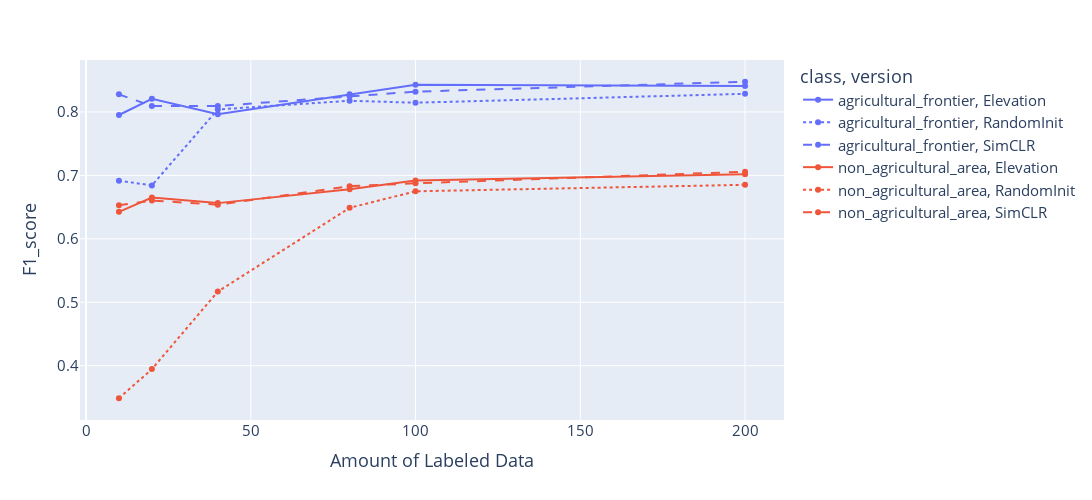

Notebook code cell kept with this figure:
### Code cell
fig = bar_plots["F1_score"]
fig.update_layout(width=1200, height = 500)

### Figure 1 — Plotly figure (JSON) as saved in the notebook; plotly's stock layout.template omitted (floating-point values rounded to 4 significant figures)
{"data": [{"hovertemplate": "class=agricultural_frontier<br>version=Elevation<br>train_size=%{x}<br>mean=%{y}<extra></extra>", "legendgroup": "agricultural_frontier, Elevation", "line": {"color": "#636efa", "dash": "solid"}, "marker": {"symbol": "circle"}, "mode": "markers+lines", "name": "agricultural_frontier, Elevation", "orientation": "v", "showlegend": true, "type": "scatter", "x": [10, 20, 40, 80, 100, 200], "xaxis": "x", "y": [0.7952, 0.8206, 0.7964, 0.828, 0.843, 0.8408], "yaxis": "y"}, {"hovertemplate": "class=agricultural_frontier<br>version=RandomInit<br>train_size=%{x}<br>mean=%{y}<extra></extra>", "legendgroup": "agricultural_frontier, RandomInit", "line": {"color": "#636efa", "dash": "dot"}, "marker": {"symbol": "circle"}, "mode": "markers+lines", "name": "agricultural_frontier, RandomInit", "orientation": "v", "showlegend": true, "type": "scatter", "x": [10, 20, 40, 80, 100, 200], "xaxis": "x", "y": [0.6916, 0.6842, 0.804, 0.8177, 0.8146, 0.8286], "yaxis": "y"}, {"hovertemplate": "class=agricultural_frontier<br>version=SimCLR<br>train_size=%{x}<br>mean=%{y}<extra></extra>", "legendgroup": "agricultural_frontier, SimCLR", "line": {"color": "#636efa", "dash": "dash"}, "marker": {"symbol": "circle"}, "mode": "markers+lines", "name": "agricultural_frontier, SimCLR", "orientation": "v", "showlegend": true, "type": "scatter", "x": [10, 20, 40, 80, 100, 200], "xaxis": "x", "y": [0.8278, 0.8093, 0.8095, 0.8246, 0.8321, 0.8476], "yaxis": "y"}, {"hovertemplate": "class=non_agricultural_area<br>version=Elevation<br>train_size=%{x}<br>mean=%{y}<extra></extra>", "legendgroup": "non_agricultural_area, Elevation", "line": {"color": "#EF553B", "dash": "solid"}, "marker": {"symbol": "circle"}, "mode": "markers+lines", "name": "non_agricultural_area, Elevation", "orientation": "v", "showlegend": true, "type": "scatter", "x": [10, 20, 40, 80, 100, 200], "xaxis": "x", "y": [0.6426, 0.6651, 0.6563, 0.6781, 0.6921, 0.7017], "yaxis": "y"}, {"hovertemplate": "class=non_agricultural_area<br>version=RandomInit<br>train_size=%{x}<br>mean=%{y}<extra></extra>", "legendgroup": "non_agricultural_area, RandomInit", "line": {"color": "#EF553B", "dash": "dot"}, "marker": {"symbol": "circle"}, "mode": "markers+lines", "name": "non_agricultural_area, RandomInit", "orientation": "v", "showlegend": true, "type": "scatter", "x": [10, 20, 40, 80, 100, 200], "xaxis": "x", "y": [0.3487, 0.3946, 0.5168, 0.6488, 0.6749, 0.6852], "yaxis": "y"}, {"hovertemplate": "class=non_agricultural_area<br>version=SimCLR<br>train_size=%{x}<br>mean=%{y}<extra></extra>", "legendgroup": "non_agricultural_area, SimCLR", "line": {"color": "#EF553B", "dash": "dash"}, "marker": {"symbol": "circle"}, "mode": "markers+lines", "name": "non_agricultural_area, SimCLR", "orientation": "v", "showlegend": true, "type": "scatter", "x": [10, 20, 40, 80, 100, 200], "xaxis": "x", "y": [0.6528, 0.6604, 0.6539, 0.683, 0.6876, 0.7057], "yaxis": "y"}], "layout": {"font": {"size": 15}, "height": 500, "legend": {"title": {"text": "class, version"}, "tracegroupgap": 0}, "margin": {"t": 60}, "width": 1200, "xaxis": {"anchor": "y", "domain": [0, 1], "title": {"text": "Amount of Labeled Data"}}, "yaxis": {"anchor": "x", "domain": [0, 1], "title": {"text": "F1_score"}}}}
